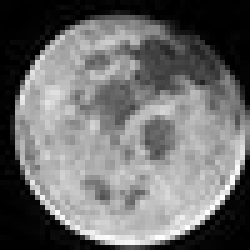
%> input picture Reconstruction/target.jpg, 50 x 50 px (shown 5 times larger)
$ octave main.m   (GNU Octave 9; MATLAB toolbox functions it lacks are replaced by stand-ins)
%> lines starting %> are read from the running program, lines starting %| are printed output that depends on the picture
clc;
clear;
close all;

imgin = im2double(imread('./target.jpg'));
%> imgin: size 50x50 double; min 0, max 1, mean 0.425

[imh, imw, nb] = size(imgin);
%> imh = 50; imw = 50; nb = 1
assert(nb==1);
% the image is grayscale

V = zeros(imh, imw);
V(1:imh*imw) = 1:imh*imw;
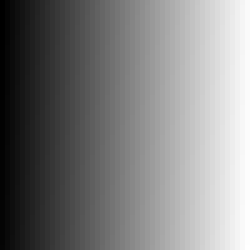
%> V: size 50x50 double (shown 5 times larger); min 1, max 2500, mean 1250.5; drawn with min black and max white
% V(y,x) = (y-1)*imw + x
% use V(y,x) to represent the variable index of pixel (x,y)
% Always keep in mind that in matlab indexing starts with 1, not 0

%TODO: initialize counter, A (sparse matrix) and b.
e=1;
A = sparse([],[],[],(imh*imw),imh*imw, (imh-2)*(imw-2)*5 + (imh-2)*3*2 + (imw-2)*3*2 + 4);
b = zeros(imh*imw,1);

%TODO: fill the elements in A and b, for each pixel in the image

for y = 2:imh-1
    for x = 2:imw-1
        A(e, V(y,x-1)) = -1;
        A(e, V(y,x+1)) = -1;
        A(e, V(y-1,x)) = -1;
        A(e, V(y+1,x)) = -1;
        A(e, V(y,x)) = 4;
        b(e) = 4*imgin(y,x) - imgin(y,x+1) - imgin(y,x-1) - imgin(y+1,x) - imgin(y-1,x);
        e=e+1;

    end
end
%> after the loop, b = 2500 values, max 1.42 at index 1832, min -1.22 at index 2026, mean 0.00577; e = 2305

%edges

for y = 2:imh-1
    x=1;

    A(e, V(y+1,x)) = -1;
    A(e, V(y-1,x)) = -1;
    A(e, V(y,x)) = 2;
    b(e) = 2*imgin(y,x) - imgin(y+1,x) - imgin(y-1,x);
    e=e+1;

    x=imw;
    A(e, V(y+1,x)) = -1;
    A(e, V(y-1,x)) = -1;
    A(e, V(y,x)) = 2;
    b(e) = 2*imgin(y,x) - imgin(y+1,x) - imgin(y-1,x);
    e=e+1;
end
%> this loop made 48 passes
%> e on passes 1 to 12: 2307, 2309, 2311, 2313, 2315, 2317, 2319, 2321, 2323, 2325, 2327, 2329

for x = 2:imw-1
    y=1;

    A(e, V(y,x+1)) = -1;
    A(e, V(y,x-1)) = -1;
    A(e, V(y,x)) = 2;
    b(e) = 2*imgin(y,x) - imgin(y,x+1) - imgin(y,x-1);
    e=e+1;

    y=imh;
    A(e, V(y,x+1)) = -1;
    A(e, V(y,x-1)) = -1;
    A(e, V(y,x)) = 2;
    b(e) = 2*imgin(y,x) - imgin(y,x+1) - imgin(y,x-1);
    e=e+1;
end
%> this loop made 48 passes
%> e on passes 1 to 12: 2403, 2405, 2407, 2409, 2411, 2413, 2415, 2417, 2419, 2421, 2423, 2425


%TODO: add extra constraints

A(e,V(1,1)) =1;
b(e) = imgin(1,1);
e=e+1;
%> e = 2498
A(e,V(1,imw)) =1;
b(e) = imgin(1,imw);
e=e+1;
%> e = 2499
A(e,V(imh,1)) =1;
b(e) = imgin(imh,1);
e=e+1;
%> e = 2500
A(e,V(imh,imw)) =1;
b(e) = imgin(imh,imw);
%e=e+1;

%TODO: solve the equation
%use "lscov" or "\", please google the matlab documents
solution = A\b
%> solution = 2500 values, max 1 at index 2288, min -4.35e-16 at index 1700, mean 0.425
error = sum(abs(A*solution-b));
%> error = 2.3e-13
disp(error)
%| 2.2998e-13
imgout = reshape(solution,[imh,imw]);

imwrite(imgout,'output.png');
figure(), hold off, imshow(imgout);
